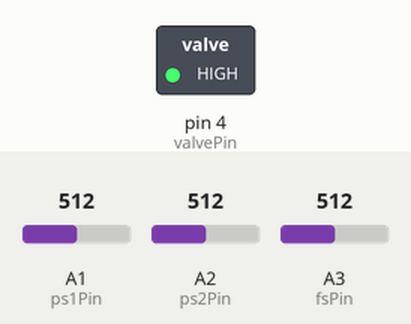
This sketch was run on a simulated Arduino Uno, built with avr-gcc and run on an emulated ATmega328P. Shown: switched loads named in the sketch (green lamp = pin HIGH). Dashed ring = blinking. The inputs (shaded band) are chosen by the test bench; at power-on: A1 (ps1Pin) = 512, A2 (ps2Pin) = 512, A3 (fsPin) = 512. What the sketch prints to the serial monitor is not drawn.

Above: at 0.2 s.
Timing chart, 0 to 3.0 s (numbered marks = the images above):
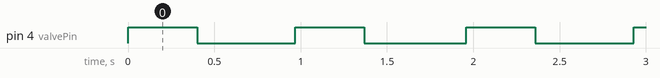

The sketch:

SurgerySimulation.ino
```cpp
int speakerPin = 2;
int flowmeterPin = 3;
int flowcounter = 0;
int literPerMin; // Calculated litres/hour
unsigned long currentTime;
unsigned long oldTime;
int valvePin = 4;
int ps1Pin = A1;  //pressure sensor 1
int ps2Pin = A2;  //pressure sensor 2
int fsPin = A3; //force sensor 1

void flow () // Interrupt function
{
   flowcounter++;
}
void setup() {
  // put your setup code here, to run once:
  Serial.begin(9600);
  pinMode(valvePin, OUTPUT);
  pinMode(ps1Pin, INPUT);
  pinMode(ps2Pin, INPUT);
  pinMode(fsPin, INPUT);
  pinMode(flowmeterPin, INPUT);
  attachInterrupt(3,flow,RISING);
  interrupts(); //Enable ISR
  currentTime = millis();   //get curret time
  oldTime = currentTime;
}

void loop() {
  // put your main code here, to run repeatedly:
  // PULSITILE FLOW
  digitalWrite(valvePin, HIGH);    //Switch Solenoid ON
  delay(400);                      //Wait .4 Second
  digitalWrite(valvePin, LOW);     //Switch Solenoid OFF
  delay(500);                      //Wait .5 Second

  // PRESSURE SENSORS
  float sensorVal1Avg = 0;
  for(int i = 0; i<50; i++){                //Read 50 digial values from ps1 and avg
    int ps1Pin = analogRead(A1);
    sensorVal1Avg = sensorVal1Avg + ps1Pin;
  }
  sensorVal1Avg = sensorVal1Avg/50;
  float psi = (sensorVal1Avg*0.0435)-16.675;  //convert to psi
  float mmHg = psi*51.715;    //convert to mmHg
  Serial.print(" Pressure1: ");   //print digial avg, psi, and mmHg
  Serial.print(sensorVal1Avg);
  Serial.print(" ADC ");
  Serial.print(psi);
  Serial.print("psi or ");
  Serial.print(mmHg);
  Serial.print(" mmHg");

  float sensorVal2Avg = 0;  //Repeat for ps2
  for(int i = 0; i<50; i++){
    int sensorVal2 = analogRead(A2);
    sensorVal2Avg = sensorVal2Avg + ps2Pin;
  }
  sensorVal2Avg = sensorVal2Avg/50;
  float psi2 = (sensorVal2Avg*0.0435)-16.675;
  float mmHg2 = psi2*51.715;
  Serial.print(" Pressure2: ");
  Serial.print(sensorVal2Avg);
  Serial.print(" ADC ");
  Serial.print(psi2);
  Serial.print("psi or ");
  Serial.print(mmHg2);
  Serial.print(" mmHg");

  //FORCE SENSOR
  float sensorVal3Avg = 0;    // //Read 50 digial values from fs1 and avg
  for(int i = 0; i<50; i++){
    int sensorVal3 = analogRead(A3);
    sensorVal3Avg = sensorVal3Avg + fsPin;
  }
  sensorVal3Avg = sensorVal3Avg/50;
  float grams = (0.61*sensorVal3Avg) - 500;   //convert avg value to grams
  Serial.print(" Force: ");   //print ADC and grams
  Serial.print(sensorVal3Avg);
  Serial.print(" ADC or ");
  Serial.print(grams);
  Serial.print("grams ");


  //FLOWMETER
   currentTime = millis();  //get current time
   // Every second, calculate and print litres/hour
   if(currentTime >= (oldTime + 1000))
   {
      oldTime = currentTime; // Updates cloopTime
      // Pulse frequency (Hz) = 7.5Q, Q is flow rate in L/min.
      literPerMin = (1000.0 / (millis() - oldTime)*flowcounter / 7.5); // (Pulse frequency x 60 min) / 7.5Q = flowrate in L/hour
      flowcounter = 0; // Reset Counter
      Serial.print(" FlowRate: "); //Print flowrate in litres/min
      Serial.print(literPerMin, DEC);
      Serial.println(" L/min");
   }
}
```

Measured:
- by itself, pin 4 (valvePin): alternates HIGH for 0.40 s and LOW for 0.58 s
